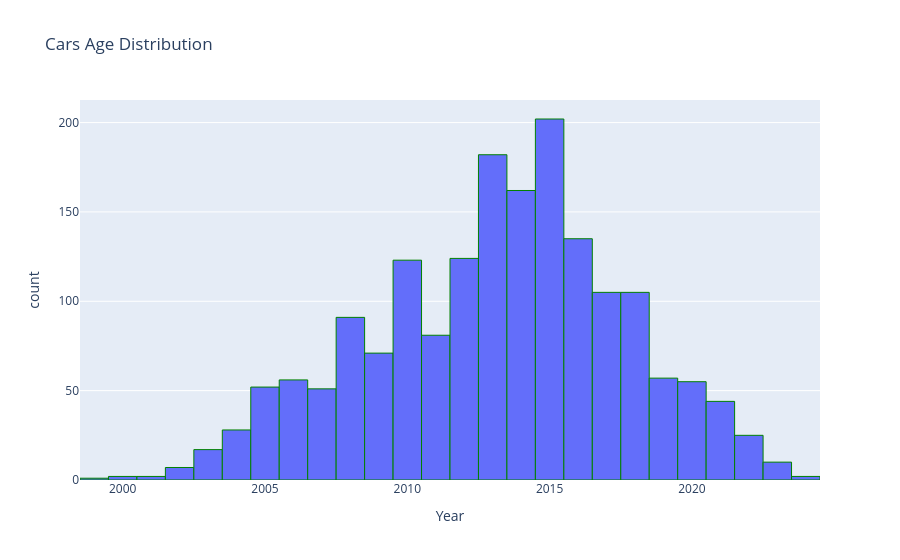

The code cell stored with this chart in its notebook:
### Code cell
#Histogram of year shows age distribution of listed cars.

fig2 = px.histogram(
    new_df,
    x='Year',
    nbins=50,
    title='Cars Age Distribution'
)
fig2.update_traces(
    marker_line_color='green',
    marker_line_width=1
)
fig2.show()

### Figure 1 — Plotly figure (JSON) as saved in the notebook; plotly's stock layout.template omitted (floating-point values rounded to 4 significant figures; data arrays with more than 128 entries replaced by an {"elided": "..."} marker saying what was removed)
{"data": [{"bingroup": "x", "hovertemplate": "Year=%{x}<br>count=%{y}<extra></extra>", "legendgroup": "", "marker": {"color": "#636efa", "line": {"color": "green", "width": 1}, "pattern": {"shape": ""}}, "name": "", "nbinsx": 50, "orientation": "v", "showlegend": false, "type": "histogram", "x": {"elided": "1790 int values"}, "xaxis": "x", "yaxis": "y"}], "layout": {"barmode": "relative", "legend": {"tracegroupgap": 0}, "title": {"text": "Cars Age Distribution"}, "xaxis": {"anchor": "y", "domain": [0, 1], "title": {"text": "Year"}}, "yaxis": {"anchor": "x", "domain": [0, 1], "title": {"text": "count"}}}}
